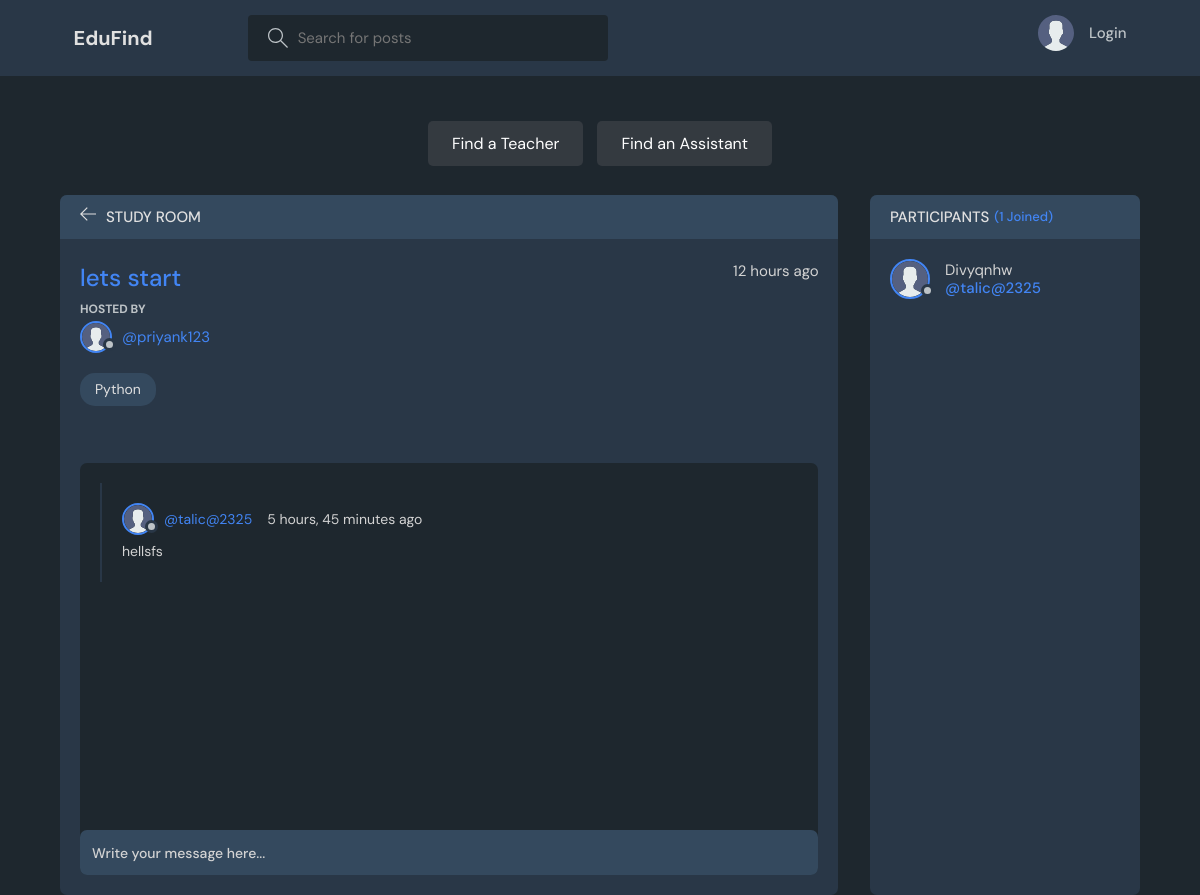
Screenshot of /room/22/ with the database file from the repository.
### base/models.py (models this page shows, shortened)
class Room(models.Model):
    host = models.ForeignKey(User, on_delete=models.SET_NULL, null=True)
    topic = models.ForeignKey(Topic, on_delete=models.SET_NULL, null=True)
    name = models.CharField(max_length=200)
    description = models.TextField(null=True, blank=True)
    participants = models.ManyToManyField(
        User, related_name='participants', blank=True)
    updated = models.DateTimeField(auto_now=True)
    created = models.DateTimeField(auto_now_add=True)
    class Meta:
        ordering = ['-updated', '-created']

class User(AbstractUser):
    name = models.CharField(max_length=200, null=True)
    email = models.EmailField(unique=True, null=True)
    bio = models.TextField(null=True)
    avatar = models.ImageField(null=True, default="avatar.svg")
    USERNAME_FIELD = 'username'
    REQUIRED_FIELDS = []

class Topic(models.Model):
    name = models.CharField(max_length=200)
    def __str__(self):
        return self.name

class Message(models.Model):
    user = models.ForeignKey(User, on_delete=models.CASCADE)
    room = models.ForeignKey(Room, on_delete=models.CASCADE)
    body = models.TextField()
    updated = models.DateTimeField(auto_now=True)
    created = models.DateTimeField(auto_now_add=True)
    class Meta:
        ordering = ['-updated', '-created']

### base/views.py (the view, shortened to what this page needs)
# urls.py: path('room/<str:pk>/', views.room, name="room"),
def room(request, pk):
    room = Room.objects.get(id=pk)
    room_messages = room.message_set.all()
    participants = room.participants.all()
    context = {'room': room, 'room_messages': room_messages,
               'participants': participants}
    return render(request, 'base/room.html', context)

### base/templates/base/room.html (shortened to what this page needs)
{% extends 'main.html' %}
{% block content %}
<main class="profile-page layout layout--2">
  <div class="container">
    <div class="room">
      <div class="room__top">
        <div class="room__topLeft">
          <a href="{% url 'home' %}">
            <svg version="1.1" xmlns="http://www.w3.org/2000/svg" width="32" height="32" viewBox="0 0 32 32">
              <title>arrow-left</title>
              <path
                d="M13.723 2.286l-13.723 13.714 13.719 13.714 1.616-1.611-10.96-10.96h27.625v-2.286h-27.625l10.965-10.965-1.616-1.607z">
              </path>
            </svg>
          </a>
          <h3>Study Room</h3>
        </div>
      </div>
      <div class="room__box scroll">
        <div class="room__header scroll">
          <div class="room__info">
            <h3>{{room.name}}</h3>
            <span>{{room.created|timesince}} ago</span>
          </div>
          <div class="room__hosted">
            <p>Hosted By</p>
            <a href="{% url 'user-profile' room.host.id %}" class="room__author">
              <div class="avatar avatar--small">
                <img src="{{room.host.avatar.url}}" />
              </div>
              <span>@{{room.host.username}}</span>
            </a>
          </div>
          <span class="room__topics">{{room.topic}}</span>
        </div>
        <div class="room__conversation">
          <div class="threads scroll">
            {% for message in room_messages %}
            <div class="thread">
              <div class="thread__top">
                <div class="thread__author">
                  <a href="{% url 'user-profile' message.user.id %}" class="thread__authorInfo">
                    <div class="avatar avatar--small">
                      <img src="{{message.user.avatar.url}}" />
                    </div>
                    <span>@{{message.user.username}}</span>
                  </a>
                  <span class="thread__date">{{message.created|timesince}} ago</span>
                </div>
              </div>
              <div class="thread__details">
                {{message.body}}
              </div>
            </div>
            {% endfor %}
          </div>
        </div>
      </div>
      <div class="room__message">
        <form action="" method="POST">
          <input name="body" placeholder="Write your message here..." />
        </form>
      </div>
    </div>
    <div class="participants">
      <h3 class="participants__top">Participants <span>({{participants.count}} Joined)</span></h3>
      <div class="participants__list scroll">
        {% for user in participants %}
        <a href="{%  url 'user-profile' user.id %}" class="participant">
          <div class="avatar avatar--medium">
            <img src="{{user.avatar.url}}" />
          </div>
          <p>
            {{user.name}}
            <span>@{{user.username}}</span>
          </p>
        </a>
        {% endfor %}
      </div>
    </div>
  </div>
</main>
{% endblock content %}

### rows the page displays
Room: name "lets start", created "12 hours", host.avatar (placeholder picture), host.username "priyank123", topic "Python"
Message: user.avatar (placeholder picture), user.username "talic@2325", created "5 hours, 45 minutes", body "hellsfs"
User: avatar (placeholder picture), name "Divyqnhw", username "talic@2325"

### other values shown
{{ participants.count }} "1"
